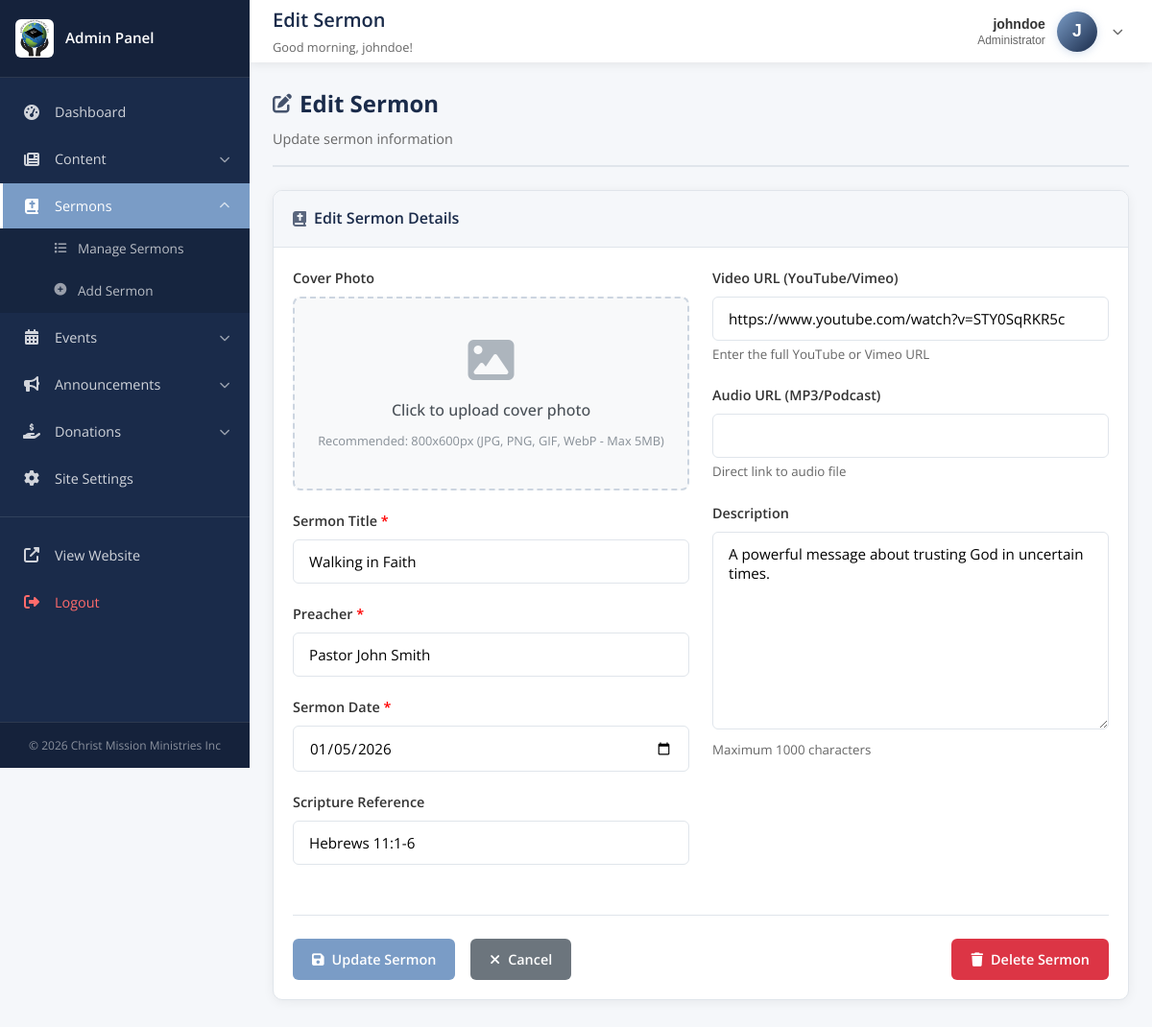
The app's page /admin/edit-sermon.php?id=1 (signed in) with its own data.
### tables this page shows
CREATE TABLE `sermons` (
  `id` int(11) NOT NULL,
  `title` varchar(200) NOT NULL,
  `preacher` varchar(100) NOT NULL,
  `sermon_date` date NOT NULL,
  `description` text DEFAULT NULL,
  `video_url` varchar(255) DEFAULT NULL,
  `audio_url` varchar(255) DEFAULT NULL,
  `scripture_reference` varchar(100) DEFAULT NULL,
  `created_at` timestamp NOT NULL DEFAULT current_timestamp(),
  `updated_at` timestamp NOT NULL DEFAULT current_timestamp() ON UPDATE current_timestamp(),
  `cover_image` varchar(255) DEFAULT NULL
);

### admin/edit-sermon.php (the view, shortened to what this page needs)
<?php
include 'includes/admin-header.php';
$sermon_id = (int)$_GET['id'];
try {
    $stmt = $pdo->prepare("SELECT * FROM sermons WHERE id = ?");
    $stmt->execute([$sermon_id]);
    $sermon = $stmt->fetch();
} catch (PDOException $e) {
    $error_message = 'Error fetching sermon data.';
}
?>
<div class="page-header">
    <h2><i class="fas fa-edit"></i> Edit Sermon</h2>
    <p>Update sermon information</p>
</div>
<div class="card">
    <div class="card-header">
        <h3><i class="fas fa-bible"></i> Edit Sermon Details</h3>
    </div>
    <div class="card-body">
        <form method="POST" action="" enctype="multipart/form-data">
            <div style="display: grid; grid-template-columns: 1fr 1fr; gap: 1.5rem;">
                <div>
                    <div class="form-group">
                        <label for="cover_image">Cover Photo</label>
                        <div class="cover-image-upload <?php echo !empty($sermon['cover_image']) ? 'has-image' : ''; ?>" id="coverImageUpload">
                            <div class="upload-preview" id="uploadPreview" <?php echo !empty($sermon['cover_image']) ? 'style="display: none;"' : ''; ?>>
                                <i class="fas fa-image"></i>
                                <span>Click to upload cover photo</span>
                                <small>Recommended: 800x600px (JPG, PNG, GIF, WebP - Max 5MB)</small>
                            </div>
                        </div>
                    </div>
                    <div class="form-group">
                        <label for="title">Sermon Title <span style="color: red;">*</span></label>
                        <input type="text"
                               id="title"
                               name="title"
                               class="form-control"
                               value="<?php echo htmlspecialchars($sermon['title']); ?>"
                               required>
                    </div>
                    <div class="form-group">
                        <label for="preacher">Preacher <span style="color: red;">*</span></label>
                        <input type="text"
                               id="preacher"
                               name="preacher"
                               class="form-control"
                               value="<?php echo htmlspecialchars($sermon['preacher']); ?>"
                               required>
                    </div>
                    <div class="form-group">
                        <label for="sermon_date">Sermon Date <span style="color: red;">*</span></label>
                        <input type="date"
                               id="sermon_date"
                               name="sermon_date"
                               class="form-control"
                               value="<?php echo htmlspecialchars($sermon['sermon_date']); ?>"
                               required>
                    </div>
                    <div class="form-group">
                        <label for="scripture_reference">Scripture Reference</label>
                        <input type="text"
                               id="scripture_reference"
                               name="scripture_reference"
                               class="form-control"
                               value="<?php echo htmlspecialchars($sermon['scripture_reference']); ?>">
                    </div>
                </div>
                <div>
                    <div class="form-group">
                        <label for="video_url">Video URL (YouTube/Vimeo)</label>
                        <input type="url"
                               id="video_url"
                               name="video_url"
                               class="form-control"
                               value="<?php echo htmlspecialchars($sermon['video_url']); ?>">
                        <small style="color: #666; display: block; margin-top: 0.25rem;">
                            Enter the full YouTube or Vimeo URL
                        </small>
                    </div>
                    <div class="form-group">
                        <label for="audio_url">Audio URL (MP3/Podcast)</label>
                        <input type="url"
                               id="audio_url"
                               name="audio_url"
                               class="form-control"
                               value="<?php echo htmlspecialchars($sermon['audio_url']); ?>">
                        <small style="color: #666; display: block; margin-top: 0.25rem;">
                            Direct link to audio file
                        </small>
                    </div>
                    <div class="form-group">
                        <label for="description">Description</label>
                        <textarea id="description"
                                  name="description"
                                  class="form-control"
                                  rows="9"
                                  maxlength="1000"><?php echo htmlspecialchars($sermon['description']); ?></textarea>
                        <small style="color: #666; display: block; margin-top: 0.25rem;">
                            Maximum 1000 characters
                        </small>
                    </div>
                </div>
            </div>
            <div style="display: flex; gap: 1rem; margin-top: 2rem; padding-top: 1.5rem; border-top: 1px solid #e0e5eb;">
                <button type="submit" class="btn btn-primary">
                    <i class="fas fa-save"></i> Update Sermon
                </button>
                <a href="manage-sermons.php" class="btn btn-secondary">
                    <i class="fas fa-times"></i> Cancel
                </a>
                <a href="?delete=<?php echo $sermon_id; ?>"
                   class="btn btn-danger btn-delete"
                   data-item="<?php echo htmlspecialchars($sermon['title']); ?>"
                   style="margin-left: auto;">
                    <i class="fas fa-trash"></i> Delete Sermon
                </a>
            </div>
        </form>
    </div>
</div>
<?php
include 'includes/admin-footer.php';
?>

### admin/assets/css/admin-style.css (style rules this page uses)
* { margin: 0; padding: 0; box-sizing: border-box; }
:root { --admin-primary: #1a2b4a; --admin-primary-dark: #0f1a2e; --admin-accent: #7a9cc6; --admin-accent-hover: #6688b3; --admin-light: #f5f7fa; --admin-white: #ffffff; --admin-text: #333333; --admin-text-light: #666666; --admin-border: #e0e5eb; --admin-success: #28a745; --admin-danger: #dc3545; --admin-warning: #ffc107; --admin-info: #17a2b8; --sidebar-width: 260px; --sidebar-collapsed-width: 70px; --topbar-height: 65px; --topbar-height-mobile: 60px; --transition-speed: 0.3s; --z-sidebar: 1000; --z-overlay: 999; --z-topbar: 998; --z-dropdown: 1001; }
html { font-size: 16px; }
body { font-family: 'Open Sans', 'Segoe UI', sans-serif; background-color: var(--admin-light); color: var(--admin-text); line-height: 1.6; overflow-x: hidden; }
.page-header { margin-bottom: 1.5rem; padding-bottom: 1rem; border-bottom: 2px solid var(--admin-border); }
.page-header h2 { color: var(--admin-primary); font-size: 1.5rem; margin-bottom: 0.375rem; display: flex; align-items: center; gap: 0.5rem; }
.page-header h2 i { font-size: 1.25rem; opacity: 0.8; }
.page-header p { color: var(--admin-text-light); font-size: 0.9rem; }
.card { background: var(--admin-white); border-radius: 10px; box-shadow: 0 2px 12px rgba(0, 0, 0, 0.06); margin-bottom: 1.25rem; border: 1px solid var(--admin-border); overflow: hidden; }
.card-header { padding: 1rem 1.25rem; border-bottom: 1px solid var(--admin-border); display: flex; justify-content: space-between; align-items: center; background: var(--admin-light); flex-wrap: wrap; gap: 0.75rem; }
.card-header h3 { color: var(--admin-primary); font-size: 1rem; font-weight: 600; display: flex; align-items: center; gap: 0.5rem; }
.card-header h3 i { opacity: 0.7; }
.card-body { padding: 1.25rem; }
.form-group { margin-bottom: 1.25rem; }
.form-group label { display: block; margin-bottom: 0.5rem; font-weight: 600; color: var(--admin-text); font-size: 0.9rem; }
.form-control { width: 100%; padding: 0.75rem 1rem; border: 1px solid var(--admin-border); border-radius: 6px; font-size: 0.95rem; transition: border-color var(--transition-speed) ease, box-shadow var(--transition-speed) ease; font-family: inherit; }
textarea.form-control { min-height: 120px; resize: vertical; }
.btn { display: inline-flex; align-items: center; justify-content: center; gap: 0.5rem; padding: 0.625rem 1.25rem; border: none; border-radius: 6px; font-size: 0.9rem; font-weight: 600; cursor: pointer; transition: all var(--transition-speed) ease; text-decoration: none; text-align: center; white-space: nowrap; font-family: inherit; }
.btn-primary { background: var(--admin-accent); color: var(--admin-white); }
.btn-danger { background: var(--admin-danger); color: var(--admin-white); }
.btn-secondary { background: #6c757d; color: var(--admin-white); }

### admin/edit-sermon.php (style rules this page uses)
.cover-image-upload { position: relative; border: 2px dashed #ccd5e0; border-radius: 8px; background: #f8f9fa; cursor: pointer; overflow: hidden; transition: all 0.3s ease; }
.upload-preview { display: flex; flex-direction: column; align-items: center; justify-content: center; padding: 2.5rem 1.5rem; text-align: center; color: #666; }
.upload-preview i { font-size: 3rem; color: #adb5bd; margin-bottom: 1rem; }
.upload-preview span { font-size: 1rem; font-weight: 500; color: #495057; margin-bottom: 0.5rem; }
.upload-preview small { font-size: 0.8rem; color: #868e96; }

### records on screen
sermons: title "Walking in Faith", preacher "Pastor John Smith", sermon_date "01/05/2026", scripture_reference "Hebrews 11:1-6", video_url "https://www.youtube.com/watch?v=STY0SqRKR5c", description "A powerful message about trusting God in uncertain times."

### other values on screen
$page_title "Edit Sermon"
$greeting "Good morning"
$admin_username "johndoe"
get_role_label($admin_role) "Administrator"
substr($admin_username, 0, 1) "J"
